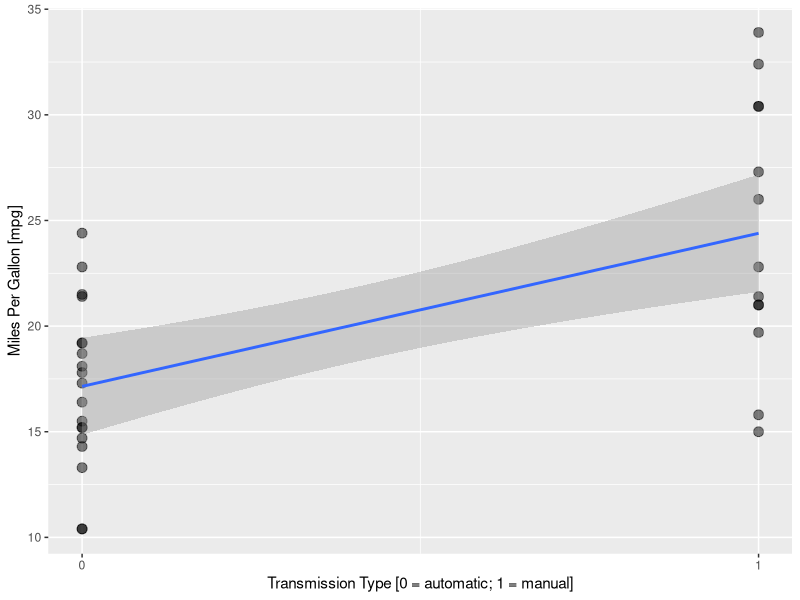
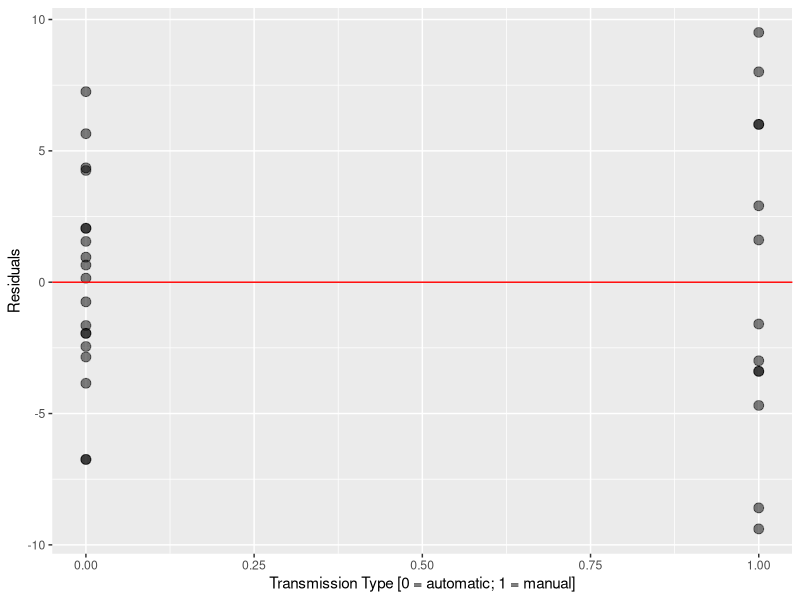
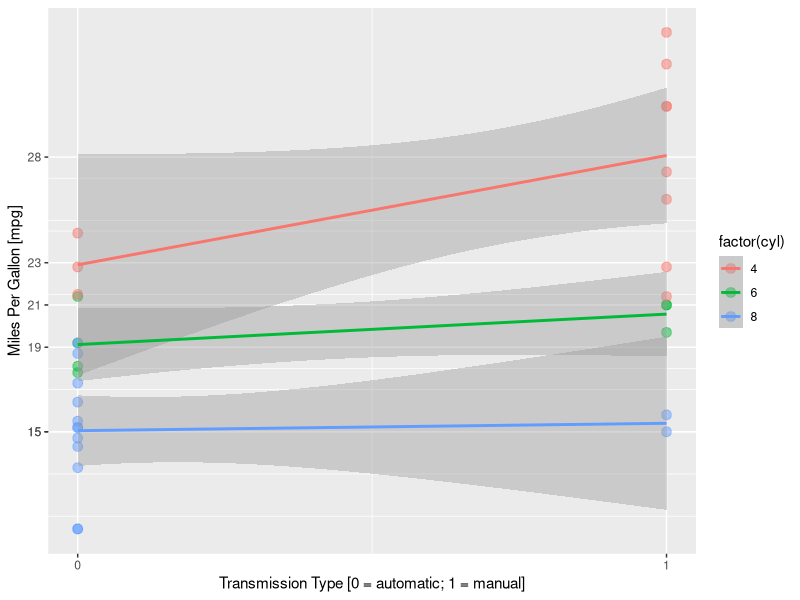

R code for these plots, in order:
## ---- chunk 1
library(ggplot2)
DF <- data.frame(mtcars) #grab data as data.frame
## ---- chunk 2
#plot the data and a linear fit
ggplot(DF, aes(x = am, y = mpg)) + 
        geom_point(alpha = 0.5, cex = 3) + 
        geom_smooth(method = "lm") +
        scale_x_continuous(breaks = c(0,1)) +
        ylab(label = "Miles Per Gallon [mpg]") +
        xlab(label = "Transmission Type [0 = automatic; 1 = manual]")
## ---- chunk 3
#fit a linear model
fit <- lm(mpg ~ I(factor(am)), data = DF)
summary(fit)
## ---- chunk 4
#plot the residuals
ggplot(fit, aes(x = DF$am, y = resid(fit))) + 
        geom_point(alpha = 0.5, cex = 3) + 
        geom_hline(yintercept=0, color="red") +
        ylab(label = "Residuals") +
        xlab(label = "Transmission Type [0 = automatic; 1 = manual]")
## ---- chunk 5
fit2 <- lm(mpg ~ I(factor(am)) * I(factor(cyl)), data = DF)
summary(fit2)$coef
ggplot(DF, aes(x = am, y = mpg, color = factor(cyl))) + 
        geom_point(alpha = 0.5, cex = 3) + 
        geom_smooth(method = "lm") +
        scale_x_continuous(breaks = c(0,1)) +
        scale_y_continuous(breaks = round(c(coef(fit2)[[1]], coef(fit2)[[1]]+coef(fit2)[[3]], 
                                      coef(fit2)[[1]]+coef(fit2)[[4]],
                                      coef(fit2)[[1]]+coef(fit2)[[2]], 
                                      coef(fit2)[[1]]+coef(fit2)[[2]]+coef(fit2)[[3]]+coef(fit2)[[5]],
                                      coef(fit2)[[1]]+coef(fit2)[[2]]+coef(fit2)[[4]]+coef(fit2)[[6]]))) +
        ylab(label = "Miles Per Gallon [mpg]") +
        xlab(label = "Transmission Type [0 = automatic; 1 = manual]")
